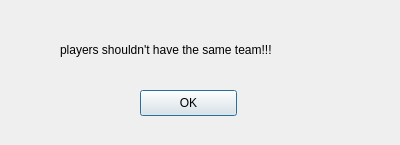
<?xml version="1.0" encoding="UTF-8"?>
<ui version="4.0">
 <class>messageDialog</class>
 <widget class="QDialog" name="messageDialog">
  <property name="geometry">
   <rect>
    <x>0</x>
    <y>0</y>
    <width>400</width>
    <height>145</height>
   </rect>
  </property>
  <property name="windowTitle">
   <string>Dialog</string>
  </property>
  <widget class="QPushButton" name="pushButton">
   <property name="geometry">
    <rect>
     <x>140</x>
     <y>90</y>
     <width>97</width>
     <height>26</height>
    </rect>
   </property>
   <property name="text">
    <string>OK</string>
   </property>
  </widget>
  <widget class="QLabel" name="label">
   <property name="geometry">
    <rect>
     <x>60</x>
     <y>40</y>
     <width>281</width>
     <height>20</height>
    </rect>
   </property>
   <property name="text">
    <string>players shouldn't have the same team!!!</string>
   </property>
  </widget>
 </widget>
 <resources/>
 <connections/>
</ui>
